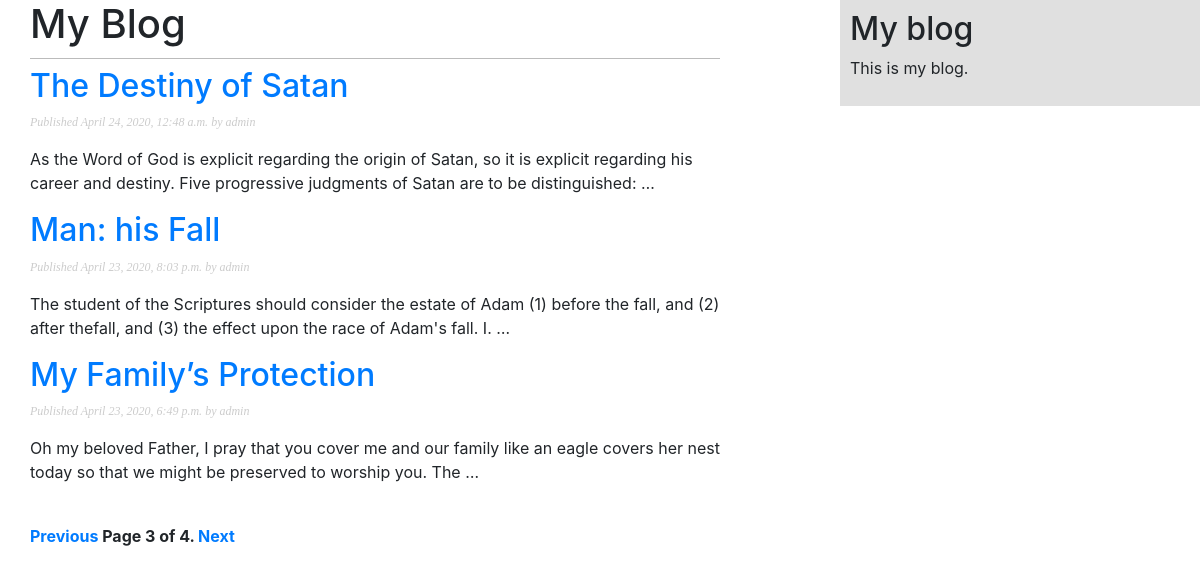
The app's page /BlogApp/?page=3 with its own data.
### BlogApp/models.py (models this page shows, shortened)
class Post(models.Model):
    STATUS_CHOICES = (
        ('draft', 'Draft'),
        ('published', 'Published'),
    )
    title = models.CharField(max_length=250)
    slug = models.SlugField(max_length=250,
                            unique_for_date='publish')
    author = models.ForeignKey(User,
                               on_delete=models.CASCADE,
                               related_name='blog_posts')
    body = models.TextField()
    publish = models.DateTimeField(default=timezone.now)
    created = models.DateTimeField(auto_now_add=True)
    updated = models.DateTimeField(auto_now=True)
    status = models.CharField(max_length=10,
                              choices=STATUS_CHOICES,
                              default='draft')
    objects = models.Manager()
    published = PublishedManager()
    tags = TaggableManager()
    class Meta:
        ordering = ('-publish',)
    def get_absolute_url(self):
        return reverse('BlogApp:post_detail',
                       args=[self.publish.year,
                             self.publish.month,
                             self.publish.day,
                             self.slug])

### BlogApp/views.py (the view)
# urls.py: path('', views.PostListView.as_view(), name='post_list'),
class PostListView(ListView):
    queryset = Post.published.all()
    context_object_name = 'posts'
    paginate_by = 3
    template_name = 'BlogApp/post/list.html'

### BlogApp/templates/BlogApp/post/list.html (shortened to what this page needs)
{% extends "BlogApp/base.html" %}
{% block content %}
    <h1>My Blog</h1>
    {% for post in posts %}
        <h2>
            <a href="{{ post.get_absolute_url }}">
                {{ post.title }}
            </a>
        </h2>
        <p class="date">
            Published {{ post.publish }} by {{ post.author }}
        </p>
        {{ post.body|truncatewords:30|linebreaks }}
    {% endfor %}
    {% include "pagination.html" with page=page_obj %}
{% endblock %}

### BlogApp/static/css/BlogApp.css (style rules this page uses)
body { margin:0; padding:0; font-family:helvetica, sans-serif; }
a { color:#00abff; text-decoration:none; }
h1 { font-weight:normal; border-bottom:1px solid #bbb; padding:0 0 10px 0; }
h2 { font-weight:normal; margin:30px 0 0; }
p.date { color:#ccc; font-family: georgia, serif; font-size: 12px; font-style: italic; }

### records on screen
Post: title "The Destiny of Satan", publish "April 24, 2020, 12:48 a.m.", author "admin", body "As the Word of God is explicit regarding the origin of Satan, so it is explicit regarding his career and destiny. Five progressive judgments of Satan are to be distinguished: …"
Post: title "Man: his Fall", publish "April 23, 2020, 8:03 p.m.", author "admin", body "The student of the Scriptures should consider the estate of Adam (1) before the fall, and (2) after thefall, and (3) the effect upon the race of Adam's fall. I. …"
Post: title "My Family’s Protection", publish "April 23, 2020, 6:49 p.m.", author "admin", body "Oh my beloved Father, I pray that you cover me and our family like an eagle covers her nest today so that we might be preserved to worship you. The …"

### other values on screen
{{ page.number }} "3"
{{ page.paginator.num_pages }} "4"
